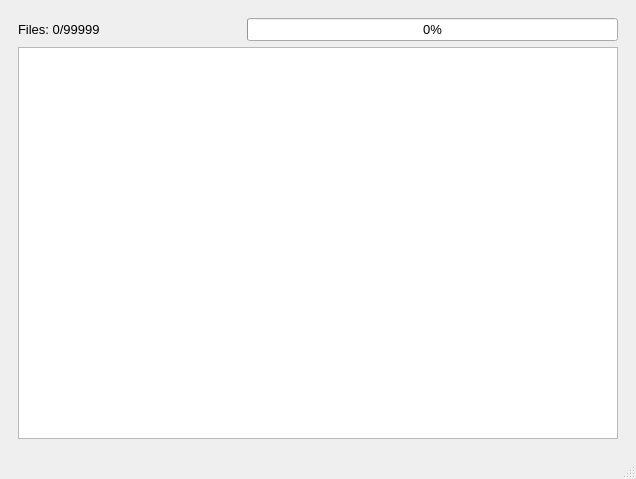
<?xml version="1.0" encoding="UTF-8"?>
<ui version="4.0">
 <class>MainWindow</class>
 <widget class="QMainWindow" name="MainWindow">
  <property name="geometry">
   <rect>
    <x>0</x>
    <y>0</y>
    <width>636</width>
    <height>479</height>
   </rect>
  </property>
  <property name="windowTitle">
   <string>Firyst's checksums</string>
  </property>
  <widget class="QWidget" name="centralwidget">
   <layout class="QVBoxLayout" name="verticalLayout">
    <item>
     <widget class="QStackedWidget" name="stacked_widget">
      <property name="currentIndex">
       <number>2</number>
      </property>
      <widget class="QWidget" name="page_welcome">
       <layout class="QVBoxLayout" name="verticalLayout_2">
        <item>
         <widget class="QLabel" name="label">
          <property name="font">
           <font>
            <pointsize>24</pointsize>
           </font>
          </property>
          <property name="text">
           <string>Firyst's-Checksums V1.0</string>
          </property>
         </widget>
        </item>
        <item>
         <widget class="QCommandLinkButton" name="button_open">
          <property name="text">
           <string>Open checksums file for verificaton</string>
          </property>
         </widget>
        </item>
        <item>
         <widget class="QCommandLinkButton" name="button_create">
          <property name="text">
           <string>Create checksums file</string>
          </property>
         </widget>
        </item>
        <item>
         <spacer name="verticalSpacer">
          <property name="orientation">
           <enum>Qt::Vertical</enum>
          </property>
          <property name="sizeHint" stdset="0">
           <size>
            <width>20</width>
            <height>40</height>
           </size>
          </property>
         </spacer>
        </item>
       </layout>
      </widget>
      <widget class="QWidget" name="page_open">
       <layout class="QVBoxLayout" name="verticalLayout_3">
        <item>
         <layout class="QHBoxLayout" name="horizontalLayout" stretch="3,5">
          <item>
           <widget class="QLabel" name="label_check_files">
            <property name="minimumSize">
             <size>
              <width>0</width>
              <height>20</height>
             </size>
            </property>
            <property name="font">
             <font>
              <pointsize>10</pointsize>
             </font>
            </property>
            <property name="text">
             <string>Files: 0/99999</string>
            </property>
           </widget>
          </item>
          <item>
           <widget class="QProgressBar" name="progress_bar_check">
            <property name="font">
             <font>
              <pointsize>10</pointsize>
             </font>
            </property>
            <property name="value">
             <number>0</number>
            </property>
           </widget>
          </item>
         </layout>
        </item>
        <item>
         <layout class="QHBoxLayout" name="horizontalLayout_2">
          <item>
           <widget class="QLabel" name="label_checks">
            <property name="minimumSize">
             <size>
              <width>0</width>
              <height>20</height>
             </size>
            </property>
            <property name="font">
             <font>
              <pointsize>10</pointsize>
             </font>
            </property>
            <property name="text">
             <string>Pass: 0    Bad: 0    Missing: 0</string>
            </property>
           </widget>
          </item>
          <item>
           <spacer name="horizontalSpacer">
            <property name="orientation">
             <enum>Qt::Horizontal</enum>
            </property>
            <property name="sizeHint" stdset="0">
             <size>
              <width>40</width>
              <height>20</height>
             </size>
            </property>
           </spacer>
          </item>
         </layout>
        </item>
        <item>
         <widget class="Line" name="line">
          <property name="orientation">
           <enum>Qt::Horizontal</enum>
          </property>
         </widget>
        </item>
        <item>
         <layout class="QHBoxLayout" name="horizontalLayout_3">
          <item>
           <widget class="QCheckBox" name="check_passed">
            <property name="font">
             <font>
              <pointsize>10</pointsize>
             </font>
            </property>
            <property name="text">
             <string>Show passed</string>
            </property>
            <property name="checked">
             <bool>true</bool>
            </property>
           </widget>
          </item>
          <item>
           <widget class="QCheckBox" name="check_missing">
            <property name="font">
             <font>
              <pointsize>10</pointsize>
             </font>
            </property>
            <property name="text">
             <string>Show missing</string>
            </property>
            <property name="checked">
             <bool>true</bool>
            </property>
           </widget>
          </item>
          <item>
           <widget class="QCheckBox" name="check_bad">
            <property name="font">
             <font>
              <pointsize>10</pointsize>
             </font>
            </property>
            <property name="text">
             <string>Show corrupted</string>
            </property>
            <property name="checked">
             <bool>true</bool>
            </property>
           </widget>
          </item>
          <item>
           <spacer name="horizontalSpacer_2">
            <property name="orientation">
             <enum>Qt::Horizontal</enum>
            </property>
            <property name="sizeHint" stdset="0">
             <size>
              <width>40</width>
              <height>20</height>
             </size>
            </property>
           </spacer>
          </item>
         </layout>
        </item>
        <item>
         <widget class="QPlainTextEdit" name="check_log">
          <property name="font">
           <font>
            <pointsize>10</pointsize>
           </font>
          </property>
          <property name="undoRedoEnabled">
           <bool>false</bool>
          </property>
          <property name="readOnly">
           <bool>true</bool>
          </property>
          <property name="plainText">
           <string>-= Firyst's checksums v1.0 =-</string>
          </property>
         </widget>
        </item>
       </layout>
      </widget>
      <widget class="QWidget" name="page_create">
       <layout class="QVBoxLayout" name="verticalLayout_4">
        <item>
         <layout class="QHBoxLayout" name="horizontalLayout_5" stretch="3,5">
          <item>
           <widget class="QLabel" name="label_create_files">
            <property name="minimumSize">
             <size>
              <width>0</width>
              <height>20</height>
             </size>
            </property>
            <property name="font">
             <font>
              <pointsize>10</pointsize>
             </font>
            </property>
            <property name="text">
             <string>Files: 0/99999</string>
            </property>
           </widget>
          </item>
          <item>
           <widget class="QProgressBar" name="progress_bar_create">
            <property name="font">
             <font>
              <pointsize>10</pointsize>
             </font>
            </property>
            <property name="value">
             <number>0</number>
            </property>
           </widget>
          </item>
         </layout>
        </item>
        <item>
         <widget class="QPlainTextEdit" name="create_log">
          <property name="font">
           <font>
            <pointsize>10</pointsize>
           </font>
          </property>
          <property name="undoRedoEnabled">
           <bool>false</bool>
          </property>
          <property name="readOnly">
           <bool>true</bool>
          </property>
         </widget>
        </item>
       </layout>
      </widget>
     </widget>
    </item>
   </layout>
  </widget>
  <widget class="QMenuBar" name="menubar">
   <property name="geometry">
    <rect>
     <x>0</x>
     <y>0</y>
     <width>636</width>
     <height>21</height>
    </rect>
   </property>
  </widget>
  <widget class="QStatusBar" name="statusbar"/>
  <action name="actionOpen_checksum_file">
   <property name="text">
    <string>Open checksum file</string>
   </property>
  </action>
  <action name="actionView_errors">
   <property name="checkable">
    <bool>true</bool>
   </property>
   <property name="text">
    <string>View errors</string>
   </property>
  </action>
 </widget>
 <resources/>
 <connections/>
</ui>
